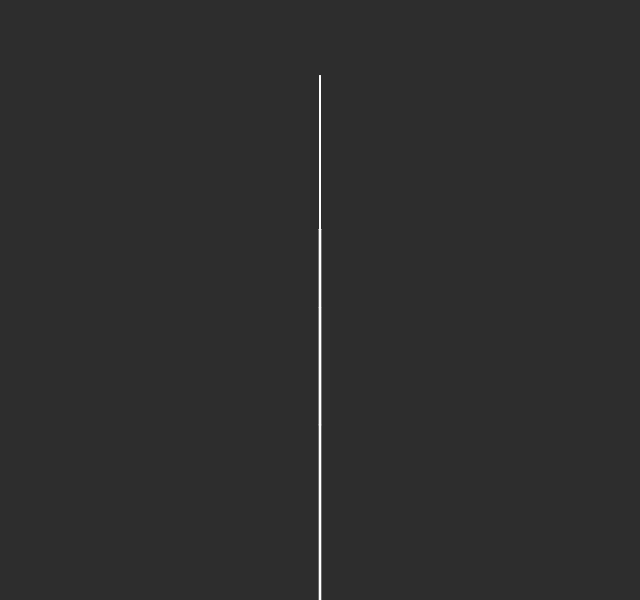
Frame 1 (no input)
Frame 60 (no input): identical to frame 1, image omitted
Frame 120 (the mouse pressed at the canvas centre since frame 60): identical to frame 1, image omitted

The p5.js sketch that drew this single still picture (run headless with seeded random() and noise() and a simulated clock; from frame 60 on, the mouse is pressed at the canvas centre):

// p5.js sketch
// ── sketch.js
let slider;

function setup() {
  createCanvas(640, 600);
  let angle = 0;
  slider = createSlider(0, TWO_PI, 0, 0.01);
}

function draw() {
  background(45);
  angle = slider.value();
  stroke(255);
  translate(320, height);
  branch(175);
}

function branch(len) {
  weight = Math.log(len) / 2
  strokeWeight(weight);
  line(0, 0, 0, -len);
  translate(0, -len);
  if (len > 4) {
    push();
    rotate(angle);
    branch(len * 0.67);
    pop();
    push();
    rotate(-angle);
    branch(len * 0.67)
    pop();
  }
}
// ── style.css
html, body {
  margin: 0;
  padding: 0;
  text-align: center;
  background-color: #c19a6c;
  font-family: 'Chakra Petch', sans-serif;
  display: flex;
  flex-direction: column;
  padding: 0 100px 0 100px;
;}

h1 {
  font-size: 1.9em;
}

#subtitle {
  font-size: 0.5em;
}

.content {
  display: flex;
  flex-direction: row;
  /* justify-content: space-around; */
}

.content-item {
  display: inline-block;
}
